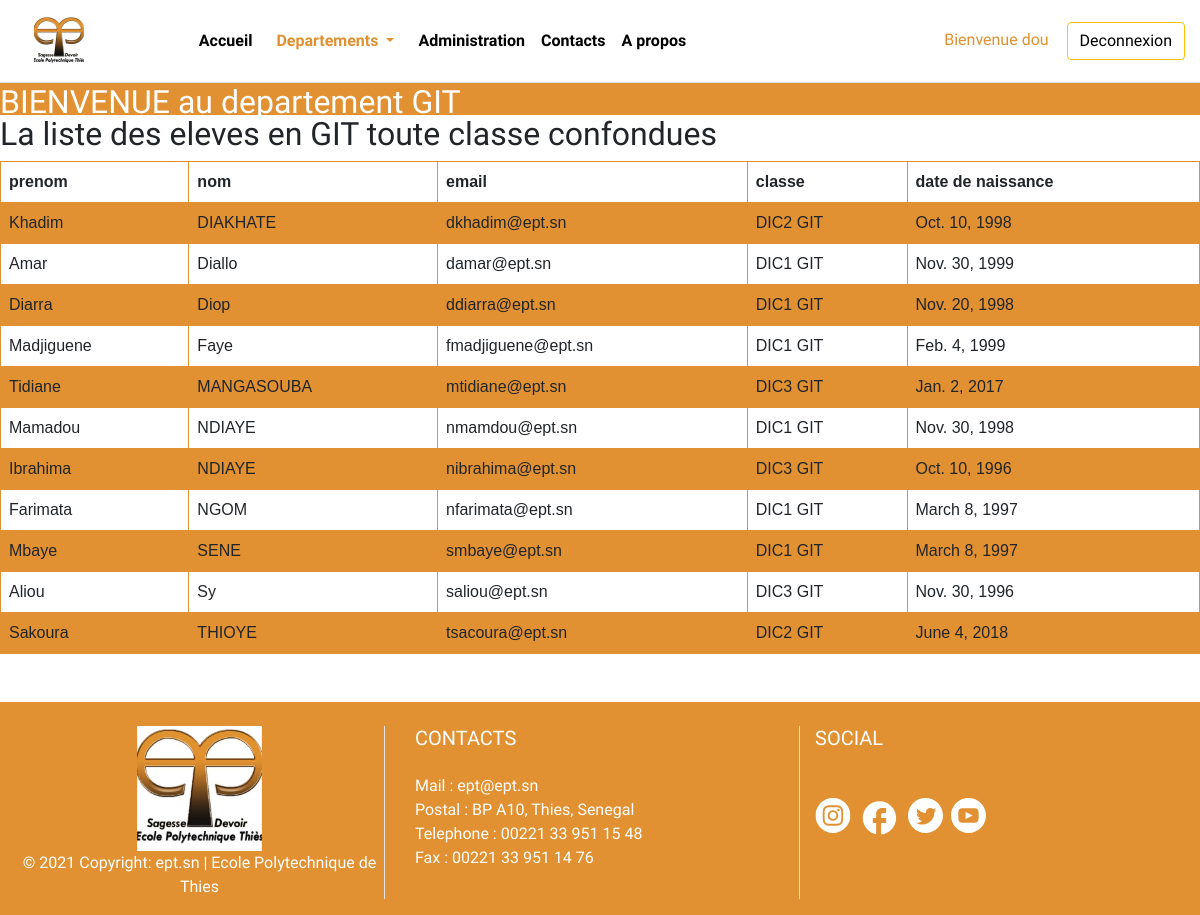
Page /departement/GIT (signed in) on the committed database.
### departements/models.py (models this page shows, shortened)
class Utilisateur(models.Model):
    class Meta:
        ordering = ('nom',)
    prenom = models.CharField(max_length = 200)
    nom = models.CharField(max_length = 200)
    mail = models.EmailField(max_length=100 , primary_key=True)

class Etudiant(Utilisateur):
    class Meta:
        pass
    date_de_naissance = models.DateField(null=True)
    date_dinscription = models.DateField()
    lieu_de_naissance = models.CharField(max_length = 200)
    appartient = models.ManyToManyField('Classe')
    departement = models.ManyToManyField('Departement',default='GIT')

class Utilisateur(models.Model):
    class Meta:
        ordering = ('nom',)
    prenom = models.CharField(max_length = 200)
    nom = models.CharField(max_length = 200)
    mail = models.EmailField(max_length=100 , primary_key=True)

class Classe(models.Model):
    class Meta:
        pass
    nom_classe = models.TextField(max_length=100  , primary_key=True)
    description_classe = models.TextField(max_length=1000)
    def __str__(self):
        return self.nom_classe

### home/views.py (the view)
# urls.py: path('departement/<str:dep_num>', views.departement, name="departement_GIT"),
def departement(request , dep_num): #my logout view
    liste_git = Etudiant.objects.filter(departement=dep_num)
    upload = ConnexionForm()
    inscription = InscriptionForm()
    if request.method == 'POST':
        inscription = InscriptionForm(request.POST, request.FILES)
        username = request.POST['username']
        password = request.POST['password']
        user = authenticate(username=username, password=password)
        if user is not None and user.is_active:
            login(request, user)
            request.session['name'] = username
            request.session['password'] = password
            return redirect(request.path_info) #redirect to the current page
        else:
            return HttpResponse("""identifiants incorrects recharger la page ? <a href = "">reload</a>""")
        if inscription.is_valid():
            inscription.save()
            return HttpResponse("reussite")
        else:
            return HttpResponse("echec")
    else:
        return render(request, "departement_GIT.html" , {'liste_git':liste_git , 'upload_form':upload ,'nom_departement':dep_num })

### templates/departement_GIT.html (shortened to what this page needs)
{% load static %}
<!DOCTYPE html>
<html>
    <head>
    </head>
    <link rel="stylesheet" href="{% static 'css\bootstrap.min.css' %}">
    <body>
        <header>
        {% block extraheader %}
        {% include "head.html" %}
        {% endblock extraheader %}
        </header>
        <div style="background-color:rgb(225,145,50); height:2em">
          <h2 style="color:white">BIENVENUE au departement {{ nom_departement }}</h2>
        </div>
        <div class="">
          {% if request.user.is_authenticated %}
          <h2>La liste des eleves en {{ nom_departement }} toute classe confondues</h2>
            <table>
            <tr>
            <th>prenom </th>
            <th>nom</th>
            <th>email</th>
            <th>classe</th>
            <th>date de naissance</th>
            </tr>
          {% for git in liste_git %}
          <tr>
            <td>{{ git.prenom }} </td>
            <td>{{ git.nom }} </td>
            <td>{{ git.mail }} </td>
            {% for classe in git.appartient.all %}
            <td>{{ classe }}</td>
            {% endfor %}
            <td>{{ git.date_de_naissance }} </td>
          </tr>
          {% endfor %}
        </table>
        <br><br>
          {% else %}
          <p>veuillez vous connecter pour voir la liste des eleves GIT</p>
          {% endif %}
        </div>
        {% block loginmodal %}
        {% include "loginmodal.html" %}
        {% endblock loginmodal %}
        {% block inscriptionmodal %}
        {% include "inscriptionmodal.html" %}
        {% endblock inscriptionmodal %}
        {% block footer %}
        {% include "footer.html" %}
        {% endblock footer %}
    </body>
</html>

### templates/head.html (shortened to what this page needs)
{% load static %}
<!DOCTYPE html>
<html lang="en" dir="ltr">
  <head>
  </head>
  <body>
      <header class="d-flex flex-wrap align-items-center justify-content-center  py-3  border-bottom">
          <div class="col-lg-1 col-md-12 float-left">
        <a href="/" class="d-flex align-items-center col-md-3 mb-2 mb-md-0 text-dark text-decoration-none">
          <img src="{% static 'images/ept_logoHAUT.svg' %}" height="50" alt="logoEPT">
        </a>
        </div>
        <div class="col-lg-7 col-md-12 ">
        <ul class="nav col-12 col-md-auto   mb-2 justify-content-center mb-md-0">
          <li><a href="/" id="accueil" class="nav-link px-2 link-secondary">Accueil</a></li>
          <li>
            <a class="nav-link dropdown-toggle" id="departements" style="" href="#" id="navbarDropdown" role="button" data-toggle="dropdown" aria-haspopup="true" aria-expanded="false">
              Departements
            </a>
          <li>
          <li><a href="/admin" id="administration" class="nav-link px-2 link-dark">Administration</a></li>
          <li><a href="/contacts" id="contacts"  class="nav-link px-2 link-dark">Contacts</a></li>
          <li><a href="#" id="a propos"  class="nav-link px-2 link-dark">A propos</a></li>
        </ul>
        </div>
        <div class="col-lg-4 col-md-12 text-right text-end">
          {% if request.user.is_authenticated %}
          <button  style="background-color : white; border:none ;color:rgb(225,145,50);"  data-toggle="modal"class=" disabled   ml-5 mr-2">Bienvenue {{request.user.username}} </button>
          <button type="button"  data-toggle="modal" class="btn btn-outline-warning"><a href="/logout" style="text-decoration:none ; color:black ">Deconnexion</a></button>
          {% else %}
          <button type="button" style="background-color : rgb(225,145,50)  ;color:white;" href="#myModal" data-toggle="modal"class="btn trigger-btn  btn-warning ml-5 mr-2">Connexion</button>
          <button type="button" href="#myModal2" data-toggle="modal" class="btn btn-outline-warning">Inscription</button>
          {% endif %}
        </div>
      </header>
  </body>
</html>

### templates/departement_GIT.html (style rules this page uses)
#departements { color : rgb(225,145,50) ; }
table { font-family: arial, sans-serif; border-collapse: collapse; width: 100%; }
td, th { border: 1px solid rgb(225,145,50); text-align: left; padding: 8px; }
tr:nth-child(even) { background-color: rgb(225,145,50); }

### templates/head.html (style rules this page uses)
li a { text-decoration:none ; color : black ; font-weight :bold ; }

### templates/loginmodal.html (style rules this page uses)
body { font-family: 'Varela Round', sans-serif; }

### templates/inscriptionmodal.html (style rules this page uses)
body { font-family: 'Varela Round', sans-serif; }

### rows in the picture
Etudiant: prenom "Khadim", nom "DIAKHATE", mail "dkhadim@ept.sn", date_de_naissance "Oct. 10, 1998"
Classe: nom_classe "DIC2 GIT"
Etudiant: prenom "Amar", nom "Diallo", mail "damar@ept.sn", date_de_naissance "Nov. 30, 1999"
Classe: nom_classe "DIC1 GIT"
Etudiant: prenom "Diarra", nom "Diop", mail "ddiarra@ept.sn", date_de_naissance "Nov. 20, 1998"
Etudiant: prenom "Madjiguene", nom "Faye", mail "fmadjiguene@ept.sn", date_de_naissance "Feb. 4, 1999"
Etudiant: prenom "Tidiane", nom "MANGASOUBA", mail "mtidiane@ept.sn", date_de_naissance "Jan. 2, 2017"
Classe: nom_classe "DIC3 GIT"
Etudiant: prenom "Mamadou", nom "NDIAYE", mail "nmamdou@ept.sn", date_de_naissance "Nov. 30, 1998"
Etudiant: prenom "Ibrahima", nom "NDIAYE", mail "nibrahima@ept.sn", date_de_naissance "Oct. 10, 1996"
Etudiant: prenom "Farimata", nom "NGOM", mail "nfarimata@ept.sn", date_de_naissance "March 8, 1997"
Etudiant: prenom "Mbaye", nom "SENE", mail "smbaye@ept.sn", date_de_naissance "March 8, 1997"
Etudiant: prenom "Aliou", nom "Sy", mail "saliou@ept.sn", date_de_naissance "Nov. 30, 1996"
Etudiant: prenom "Sakoura", nom "THIOYE", mail "tsacoura@ept.sn", date_de_naissance "June 4, 2018"

### other values in the picture
{{ request.user.username }} "dou"
{{ nom_departement }} "GIT"
